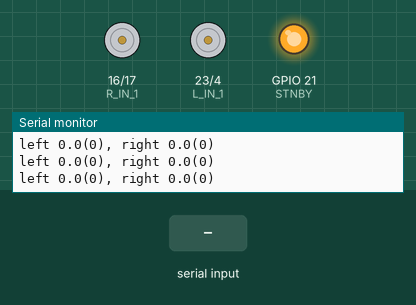
This sketch was run on a simulated ESP32. Parts: motor-driver pin pairs drawn as motors (green arrow = first pin HIGH = forward, orange = second pin HIGH = backward, longer = more drive), output pins drawn as LEDs (lit = HIGH), the last lines printed to the serial monitor. The inputs (shaded band) are chosen by the test bench. WiFi joins after 1.5 s; servers stay silent unless stated.

Above: at 2.7 s.
2.8 s: "90,45\n" received over Serial
At 3.6 s:
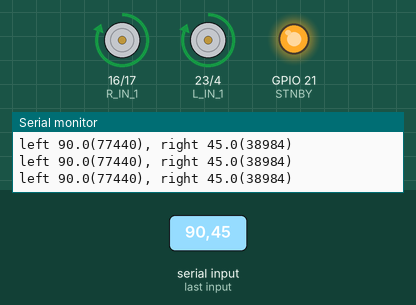
4.3 s: ",\n" received over Serial
At 5.1 s:
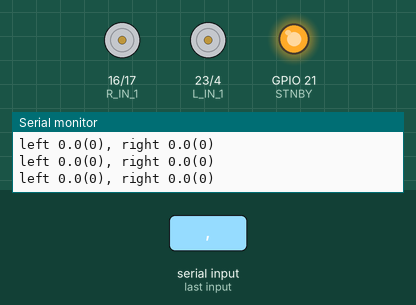
5.8 s: "1\n" received over Serial
At 6.5 s:
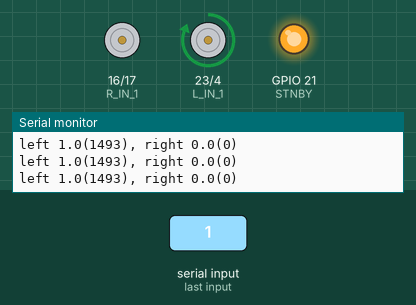
7.3 s: "30,150\n" received over Serial
At 8.0 s:
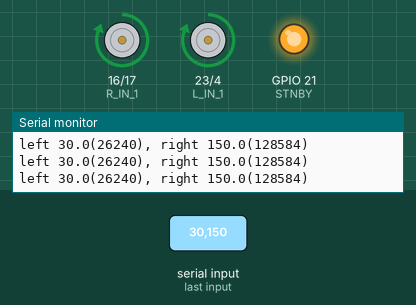
Timing chart, 0 to 9.8 s (numbered marks = the images above; inputs shaded):
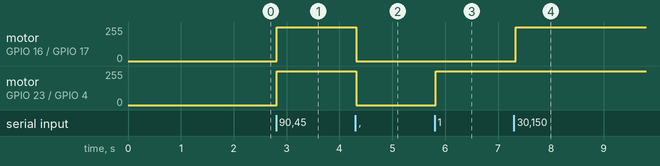

Measured:
- after the input at 2.8 s, motor on GPIO 16 (R_IN_1) / GPIO 17 (R_IN_2), motor on GPIO 23 (L_IN_1) / GPIO 4 (L_IN_2): stopped → forward 255/255 at once
- after the input at 4.3 s, motor on GPIO 16 (R_IN_1) / GPIO 17 (R_IN_2), motor on GPIO 23 (L_IN_1) / GPIO 4 (L_IN_2): forward 255/255 → stopped at once
- after the input at 5.8 s, motor on GPIO 23 (L_IN_1) / GPIO 4 (L_IN_2): stopped → forward 255/255 at once
- after the input at 7.3 s, motor on GPIO 16 (R_IN_1) / GPIO 17 (R_IN_2): stopped → forward 255/255 at once

The sketch:

motor_control.ino
```cpp
#include <Wire.h>
#include <WiFi.h>
#include <ESPmDNS.h>
#include <WiFiUdp.h>
#include <ArduinoOTA.h>

const char* ssid = "Koma-Koma-Spot";
const char* password = "Usagi10kurasu";

// Left motor
const int L_IN_1   = 23;
const int L_IN_2   = 4;
const int R_IN_1   = 16;
const int R_IN_2   = 17;
const int L_PWM_1  = 0;
const int L_PWM_2  = 1;
const int R_PWM_1  = 2;
const int R_PWM_2  = 3;
const int STNBY    = 21;

int state = 0;
int count = 0;

// Serial
String inputString = "";         // a String to hold incoming data
String cmd_str[2];
int i = 0;


double sign(double A){
    if(A>0) return 1;
    else if(A<0) return -1;
    else return 0;
}

void initializeGpio(){
  // Motor setup
  // PWMのチャンネル使いますよ宣言
  ledcSetup(0, 12800, 10);
  ledcSetup(1, 12800, 10);
  ledcSetup(2, 12800, 10);
  ledcSetup(3, 12800, 10);

  // PWMのチャンネルとGPIOの割当
  ledcAttachPin(L_IN_1, L_PWM_1);
  ledcAttachPin(L_IN_2, L_PWM_2);
  ledcAttachPin(R_IN_1, R_PWM_1);
  ledcAttachPin(R_IN_2, R_PWM_2);

  pinMode(STNBY, OUTPUT);
  digitalWrite(STNBY, HIGH);
}

void serialEvent() {
  while (Serial.available()) {

    char inChar = (char)Serial.read();

    if (inChar == ',') {
      cmd_str[i++]=inputString;
      inputString="";
    }else if(inChar == '\n') {
      cmd_str[i]=inputString;
      inputString="";
      i=0;
    }else{
      inputString += inChar;
    }
  }
}

void setup() {

  Serial.begin(115200);
  Serial.println("Booting");
  WiFi.mode(WIFI_STA);
  WiFi.begin(ssid, password);
  while (WiFi.waitForConnectResult() != WL_CONNECTED) {
    Serial.println("Connection Failed! Rebooting...");
    delay(5000);
    ESP.restart();
  }
  ArduinoOTA
    .onStart([]() {
      String type;
      if (ArduinoOTA.getCommand() == U_FLASH)
        type = "sketch";
      else // U_SPIFFS
        type = "filesystem";

      // NOTE: if updating SPIFFS this would be the place to unmount SPIFFS using SPIFFS.end()
      Serial.println("Start updating " + type);
    })
    .onEnd([]() {
      Serial.println("\nEnd");
    })
    .onProgress([](unsigned int progress, unsigned int total) {
      Serial.printf("Progress: %u%%\r", (progress / (total / 100)));
    })
    .onError([](ota_error_t error) {
      Serial.printf("Error[%u]: ", error);
      if (error == OTA_AUTH_ERROR) Serial.println("Auth Failed");
      else if (error == OTA_BEGIN_ERROR) Serial.println("Begin Failed");
      else if (error == OTA_CONNECT_ERROR) Serial.println("Connect Failed");
      else if (error == OTA_RECEIVE_ERROR) Serial.println("Receive Failed");
      else if (error == OTA_END_ERROR) Serial.println("End Failed");
    });

  ArduinoOTA.begin();

  inputString.reserve(200);
  initializeGpio();


}

void loop() {
  ArduinoOTA.handle();
  serialEvent();
  float left_speed  = cmd_str[0].toFloat();
  float right_speed = cmd_str[1].toFloat();


  int left_pwm = 0;
  int right_pwm = 0;

  if(abs(left_speed)> 0){
    if(sign(left_speed) == 1){
      left_pwm  = left_speed  / 0.45 * 384 + 640;
    }
    else{
      left_pwm  = left_speed  / 0.45 * 384 - 640;
    }
  }
  else{
    left_pwm = 0;
  }

  if(abs(right_speed) > 0){
    if(sign(right_speed) == 1){
      right_pwm = right_speed / 0.45 * 384 + (584);
    }
    else{
      right_pwm = right_speed / 0.45 * 384 - (584);
    }
  }
  else{
    right_pwm = 0;
  }

  Serial.printf("left %1.1f(%d), right %1.1f(%d)\n", left_speed, left_pwm, right_speed,right_pwm);
  if(left_pwm > 0){
    ledcWrite(L_PWM_1,left_pwm);
    ledcWrite(L_PWM_2, 0);
  }
  else{
    ledcWrite(L_PWM_1, 0);
    ledcWrite(L_PWM_2, -left_pwm);
  }

  if(right_pwm > 0){
    ledcWrite(R_PWM_1,right_pwm);
    ledcWrite(R_PWM_2, 0);
  }
  else{
    ledcWrite(R_PWM_1, 0);
    ledcWrite(R_PWM_2, -right_pwm);
  }

  delay(100);
}
```
